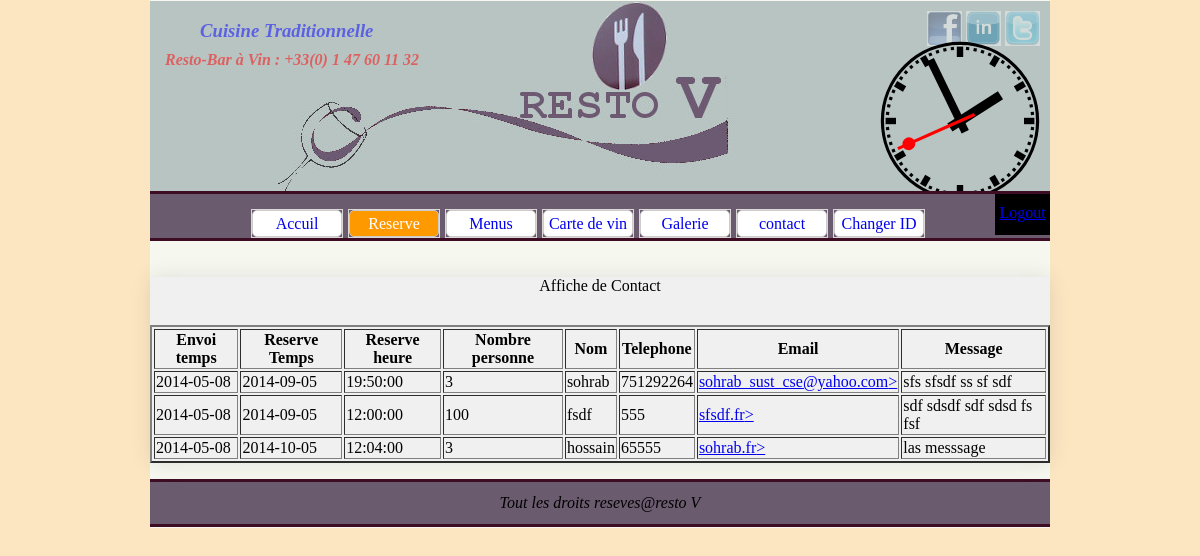
The page /admin/reserve.php (signed in) on the database its author committed.
### tables this page shows
CREATE TABLE IF NOT EXISTS `reserve` (
  `id` int(10) NOT NULL AUTO_INCREMENT,
  `envoi_date` date NOT NULL,
  `date` date NOT NULL,
  `heure` time NOT NULL,
  `nombre_personne` int(10) NOT NULL,
  `nom` varchar(50) NOT NULL,
  `telephone` int(20) NOT NULL,
  `email` varchar(50) NOT NULL,
  `message` text NOT NULL,
  PRIMARY KEY (`id`)
);

### admin/reserve.php (the view, shortened to what this page needs)
 <?php
   include("../connexion.php");
if(isset($_SESSION['username']) && $_SESSION['password'])
	{
 ?>
<!DOCTYPE html PUBLIC "-//W3C//DTD XHTML 1.0 Strict//EN" "http://www.w3.org/TR/xhtml1/DTD/xhtml1-strict.dtd">
<html xmlns="http://www.w3.org/1999/xhtml" xml:lang="fr" lang="fr">
<head>
    <link rel="stylesheet" href="../css/style.css" type="text/css" media="screen" />
</head>
<body onload="initialize();">
<div id="wrapper">
 <?php
   include("../include/header.php");
 ?>
 <div id="nav">
<ul id="nav-ligne"  >
 <li><a href="accueil.php"><span class="t">Accuil</span></a></li>
 <li><a href="reserve.php" ><span class="t" >Reserve</span></a></li>
 <li><a href="menu.php" ><span class="t">Menus</span></a></li>
 <li><a href="cartev.php"><span class="t">Carte de vin</span></a></li>
 <li><a href="galleri.php"><span class="t">Galerie</span></a></li>
 <li><a href="contact.php"><span class="t">contact</span></a></li>
 <li><a href="change_password.php"><span class="t">Changer ID</span></a></li>
 </ul>
 <div id="logout_tab">
 		 <?php if(isset($_SESSION['username'])){
		echo "<a href='?logout=true'>Logout</a>";
		}?>
 </div>
</div>
 <br /><br />
<div id="contenu">
 <legend style="text-align:center;">Affiche de Contact</legend>
 <div style="width:100%;border:4 px solid black;display:block;margin-top:30px;">
 <?php
$result=$bdd->query("SELECT envoi_date,date,heure,nombre_personne,nom,telephone,email,message FROM `reserve`");
echo "<table border='2' align='center'>";
echo "<th>Envoi temps</th><th>Reserve Temps</th><th>Reserve heure</th><th>Nombre personne</th><th>Nom</th><th>Telephone</th><th>Email</th><th>Message</th>";
if($result){
WHILE($rows = $result->fetch(PDO::FETCH_ASSOC)){
   $envoi_date=$rows['envoi_date'];
   $date=$rows['date'];
   $heure=$rows['heure'];
   $nombre_personne=$rows['nombre_personne'];
   $nom=$rows['nom'];
   $telephone=$rows['telephone'];
   $email=$rows['email'];
   $message=$rows['message'];
	  echo "<tr><td>$envoi_date</td><td>$date</td><td>$heure</td><td>$nombre_personne</td><td>$nom</td><td>$telephone</td><td><a href='mailto:$email?Subject=Bienvenue%20à restoV' target='_top'>$email></a></td><td>$message</td></tr> ";
 }
  echo "</table>";
 }else{
 echo "error";
 }
?>
 </div>
   </div>
 <?php
   include("../include/footer.php");
 ?>
</div>
</body>
</html>
<?php
}
?>

### css/style.css (style rules this page uses)
body { padding: 0; margin:0; min-height:100%; background-color:#fce6C2; background-attachment: fixed; background-position: top left; min-width: 900px; }
#wrapper { position: relative; padding-top:1px; padding-bottom:1px; background-color: #F6F8F0; width: 900px; margin: 0 auto; }
#nav { position: relative; height:44px; background-color: #6b5b6e; width:100%; display: block; border-top:3px solid #3e0d24; border-bottom:3px solid #3e0d24; }
ul#nav-ligne { list-style-type:none; width:100%; margin-left:95px; padding:0; position:absolute; }
ul#nav-ligne li { outline:1px solid #dbd8d7; width:90px; text-align:center; float:left; margin-left:7px; position:relative; }
ul#nav-ligne a { text-decoration:none; background-color:white; text-align:center; line-height:25px; display:block; border:1px solid #ccc; border-radius:5px; }
#nav ul li a.active { background:#ff9900; color:#ffffff; }
#contenu { position: relative; background-color:#f0f0f0; width:100%; margin: 0 auto; box-shadow: 0 0 20px rgba(.1,0,0,0.1); }

### admin/reserve.php (style rules this page uses)
#logout_tab { color: #00AE00; text-decoration:none; text-align:center; line-height:25px; display:block; background-color:black; height:35px; margin-left:845px; padding-top:6px; }

### rows shown on the page
reserve: envoi_date "2014-05-08", date "2014-09-05", heure "19:50:00", nombre_personne "3", nom "sohrab", telephone "751292264", email "sohrab_sust_cse@yahoo.com", message "sfs sfsdf ss sf sdf"
reserve: envoi_date "2014-05-08", date "2014-09-05", heure "12:00:00", nombre_personne "100", nom "fsdf", telephone "555", email "sfsdf.fr", message "sdf sdsdf sdf sdsd fs fsf"
reserve: envoi_date "2014-05-08", date "2014-10-05", heure "12:04:00", nombre_personne "3", nom "hossain", telephone "65555", email "sohrab.fr", message "las messsage"
